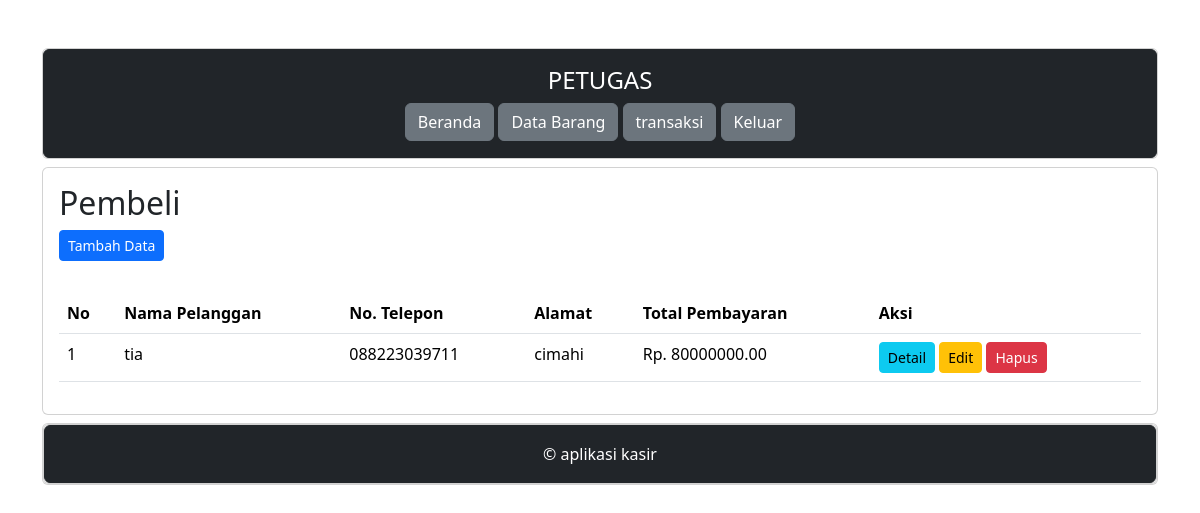
/ukk_kasir/petugas/pembelian.php (signed in), run on the app's committed database.
### tables this page shows
CREATE TABLE `penjualan` (
  `PenjualanID` int(11) NOT NULL,
  `TanggalPenjualan` date NOT NULL,
  `TotalHarga` decimal(10,2) NOT NULL,
  `PelangganID` int(11) NOT NULL
);

CREATE TABLE `pelanggan` (
  `PelangganID` int(11) NOT NULL,
  `NamaPelanggan` varchar(250) NOT NULL,
  `Alamat` text NOT NULL,
  `NomorTelepon` varchar(250) NOT NULL
);

### ukk_kasir/petugas/pembelian.php (the view, shortened to what this page needs)
<?php
include "header.php";
include "navbar.php";
?>
<div class="card mt-2">
	<div class="card-body">
		<h2>Pembeli</h2>
		<button type="button" class="btn btn-primary btn-sm" data-bs-toggle="modal" data-bs-target="#tambah-data">
			Tambah Data
		</button>
	</div>
	<div class="card-body">
		<table class="table">
			<thead>
				<tr>
					<th>No</th>
					<th>Nama Pelanggan</th>
					<th>No. Telepon</th>
					<th>Alamat</th>
					<th>Total Pembayaran</th>
					<th>Aksi</th>
				</tr>
			</thead>
			<tbody>
				<?php
				include '../koneksi.php';
				$no = 1;
				$data = mysqli_query($koneksi,"SELECT * FROM pelanggan INNER JOIN penjualan ON pelanggan.PelangganID=penjualan.PelangganID");
				while($d = mysqli_fetch_array($data)){
					?>
					<tr>
						<td><?php echo $no++; ?></td>
						<td><?php echo $d['NamaPelanggan']; ?></td>
						<td><?php echo $d['NomorTelepon']; ?></td>
						<td><?php echo $d['Alamat']; ?></td>
						<td>Rp. <?php echo $d['TotalHarga']; ?></td>
						<td>
							<a class="btn btn-info btn-sm" href="detail_pembelian.php?PelangganID=<?php echo $d['PelangganID']; ?>">Detail</a>
							<button type="button" class="btn btn-warning btn-sm" data-bs-toggle="modal" data-bs-target="#edit-data<?php echo $d['PelangganID']; ?>">
								Edit
							</button>
							<button type="button" class="btn btn-danger btn-sm" data-bs-toggle="modal" data-bs-target="#hapus-data<?php echo $d['PelangganID']; ?>">
								Hapus
							</button>
						</td>
					</tr>
				<?php } ?>
			</tbody>
		</table>
	</div>
</div>
<?php
include "footer.php";
?>

### data on the page
penjualan: PelangganID.NamaPelanggan "tia", PelangganID.NomorTelepon "088223039711", PelangganID.Alamat "cimahi", TotalHarga "80000000.00"
